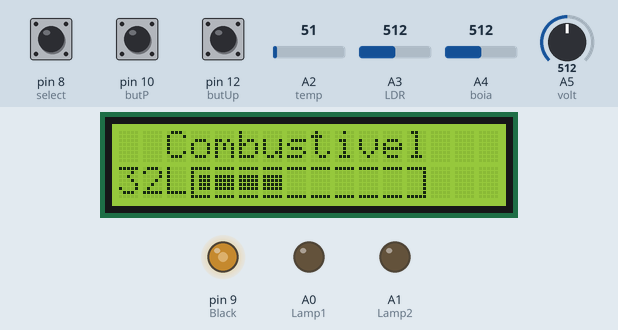
A sketch run on a simulated Arduino Uno, built with avr-gcc and run on an emulated ATmega328P. Parts: 16×2 character LCD, output pins drawn as LEDs (lit = HIGH). Inputs (shaded band) come from the test bench; at power-on: A4 (boia) = 512, pin 12 (butUp) HIGH, pin 8 (select) HIGH, pin 10 (butP) HIGH, A2 (temp) = 51, A3 (LDR) = 512, A5 (volt) = 512. What the sketch prints to the serial monitor is not drawn.

Above: at 2.5 s.
2.6 s: A4 (boia) set to 117
At 3.8 s:
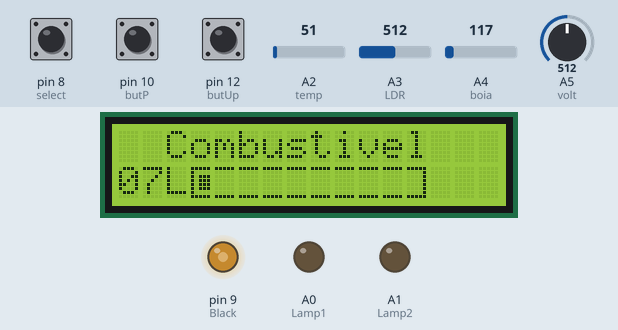
4.1 s: A4 (boia) set to 98
At 5.0 s:
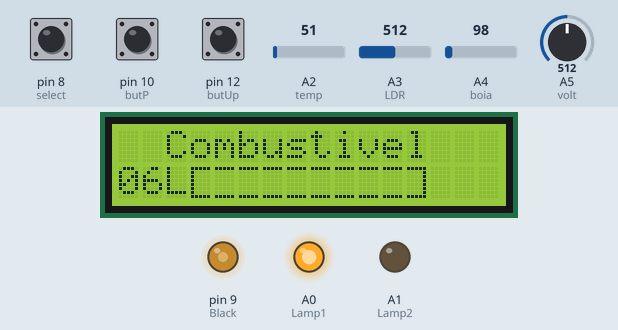
5.6 s: pin 12 (butUp) pulled LOW for 0.15 s
At 6.2 s:
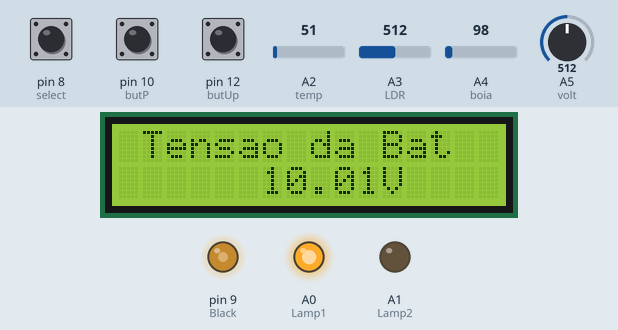
7.2 s: pin 12 (butUp) pulled LOW for 1 s
At 8.5 s:
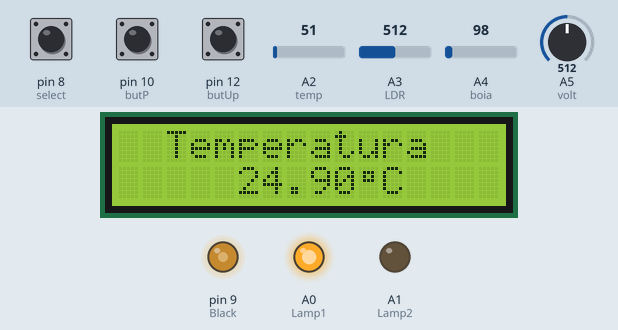
9.7 s: pin 12 (butUp) pulled LOW for 0.15 s
At 10.3 s:
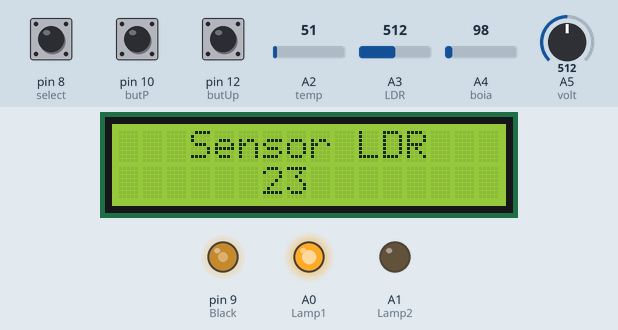
11.3 s: pin 12 (butUp) pulled LOW for 3.2 s
At 15.6 s:
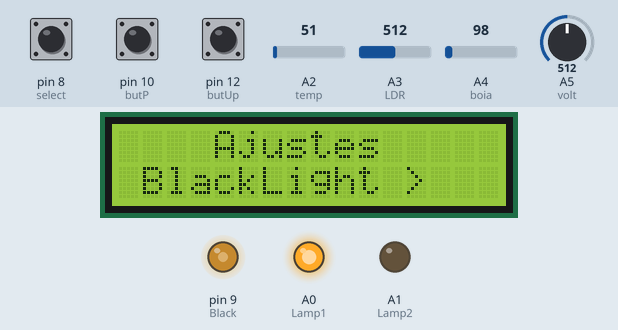
Timing chart, 0 to 17.1 s (numbered marks = the images above; inputs shaded):
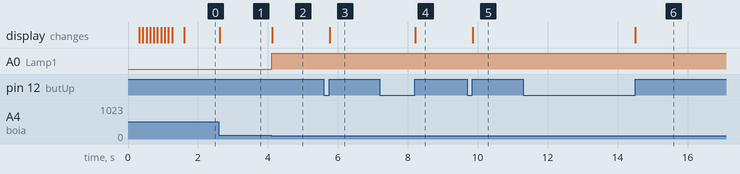

Measured:
- the behaviour switches between 111 and 110 on A4 (boia) (found by bisection; images 1 and 2)
- after the input at 2.6 s, the display: changes at once (image 1)
- after the input at 4.1 s, A0 (Lamp1): LOW → HIGH at once; the display: changes at once (image 2)
- after the input at 5.6 s, the display: changes after 0.16 s (image 3)
- after the input at 7.2 s, the display: changes after 1.0 s (image 4)
- after the input at 9.7 s, the display: changes after 0.16 s (image 5)
- after the input at 11.3 s, the display: changes after 3.2 s (image 6)

The sketch:

Disp_felipe_1.0.ino
```cpp
/*
   Curso de Arduino WR Kits Aula 61

   www.wrkits.com.br
   facebook.com/wrkits
   youtube.com/user/canalwrkits

   Sub-Menu para Display LCD 16 x 2

   Autor: Eng. Wagner Rambo, Data: Abril de 2016

*/

//========================= Caracteres especiais ========

byte BlackInicio[8] = {
  B11111,
  B10000,
  B10111,
  B10111,
  B10111,
  B10111,
  B10000,
  B11111
};
byte BlackMeio[8] = {
  B11111,
  B00000,
  B11111,
  B11111,
  B11111,
  B11111,
  B00000,
  B11111
};
byte BlackFim[8] = {
  B11111,
  B00001,
  B11101,
  B11101,
  B11101,
  B11101,
  B00001,
  B11111
};
byte BlackMeVazio[8] = {
  B11111,
  B00000,
  B00000,
  B00000,
  B00000,
  B00000,
  B00000,
  B11111
};
byte  BlackInVazio[8] = {
  B11111,
  B10000,
  B10000,
  B10000,
  B10000,
  B10000,
  B10000,
  B11111
};
byte BlackFiVazio[8] = {
  B11111,
  B00001,
  B00001,
  B00001,
  B00001,
  B00001,
  B00001,
  B11111
};
byte Cel[8] = {
  B00000,
  B01110,
  B01010,
  B01110,
  B00000,
  B00000,
  B00000,
  B00000
};
//==========----------=======//

// --- Bibliotecas Auxiliares ---
#include <LiquidCrystal.h>                              //Biblioteca para o display LCD

// --- Mapeamento de Hardware ---
#define butUp    12                                     //Botão para selecionar tela acima no digital 12
#define butP     10                                     //Botão de ajuste mais no digital 10
#define select    8                                     //Botão de seleção no digital 8
#define Lamp1    A0                                     //Saída para lâmpada 1 no A0 (será usado como digital)
#define Lamp2    A1                                     //Saída para lâmpada 2 no A1 (será usado como digital)
#define Black     9                                     //Saida para o BlackLight
#define temp     A2                                     //Entrada do sensor de temperatura
#define LDR      A3                                     //Entrada do sensor de luminosidade
#define boia     A4                                     //Entrada do sensor boia
#define volt     A5

// --- Protótipo das Funções Auxiliares ---
void changeMenu();                                      //Função para modificar o menu atual
void dispMenu();                                        //Função para mostrar o menu atual
void data_hora();                                       //Função do menu1, data e hora
void temperatura();                                     //Função do menu2, temperatura
void lights();                                          //Função do menu3, acionamento de lampadas
void menu4();                                           //Função do menu4

void dispSubMenu4();                                    //Função do sub menu4
void readSelect(char option);                           //Função de Leitura do botão select para seleção de subMenus
void subMenu4_1();                                      //Função para subMenu4_1
void subMenu4_2();                                      //Função para subMenu4_2
void subMenu4_3();                                      //Função para subMenu4_3

int lerBut(int but);                                    //Funcao de leitura dos botoes
void menuAuto();                                        //Funcao para passar os menus automaticamente
void sensorLDR();                                       //Funcao do sensor de luminosidade
void temperatura();
void nivelTanque();
void Barra(int PWM);
void BlackLight();
void BlackLightAuto();

// --- Variáveis Globais ---
char menu = 0x01;                                       //Variável para selecionar o menu
char subMenu4 = 0x01;                                   //Variável para selecionar subMenu no menu4
char set1 = 0x00, set2 = 0x00;                          //Controle das lâmpadas
boolean t_butUp, t_back, t_butP, t_butM, t_select;   //Flags para armazenar o estado dos botões

//boolean t_but = 0x00, t_but2;

float PWM = 127.5;
int dPWM = PWM / 25.5;
int valorLDR = 0;

unsigned long long int tempo = 0;
unsigned long long int tempoAuto = 0;
unsigned long long int tempoMe = 20000;
unsigned long long int tempoMe2 = 0;

// ------- Flags ----------
int butSol = 0;
int flagmenuAuto    = 1;
int flagBlackAuto   = 0;
int stopW = 1;


// --- Hardware do LCD ---
LiquidCrystal disp(7,  //RS no digital 7
                   6,  //EN no digital 6
                   5,  //D4 no digital 5
                   4,  //D5 no digital 4
                   3,  //D6 no digital 3
                   2); //D7 no digital 2
// --- Configurações Iniciais ---

void setup()
{
  Serial.begin(9600);
  disp.begin(16, 2);                                     //Inicializa LCD 16 x 2
  for (char i = 8; i < 13; i++) pinMode(i, INPUT_PULLUP); //Entrada para os botões (digitais 8 a 12) com pull-ups internos

  pinMode(Lamp1, OUTPUT);                                //Configura saída para lâmpada 1
  pinMode(Lamp2, OUTPUT);                                //Configura saída para lâmpara 2

  pinMode(Black, OUTPUT);

  t_butUp   = 0x00;                                      //limpa flag do botão Up
  t_back    = 0x00;
  t_butP    = 0x00;                                      //limpa flag do botão P
  t_butM    = 0x00;                                      //limpa flag do botão M
  t_select  = 0x00;                                      //limpa flag do botão select

  digitalWrite(Lamp1, LOW);                              //Lâmpada 1 inicia apagada
  digitalWrite(Lamp2, LOW);                              //Lâmpada 2 inicia apagada

  disp.createChar(1, BlackInVazio);
  disp.createChar(2, BlackMeVazio);
  disp.createChar(3, BlackFiVazio);
  disp.createChar(4, BlackInicio);
  disp.createChar(5, BlackMeio);
  disp.createChar(6, BlackFim);
  disp.createChar(7, Cel);

  Serial.println("------ Bem vindo -------");


  analogWrite(Black, PWM);
  disp.setCursor(3, 0);
  disp.print("Bem Vindo");
  delay(150);
  for (int i = 0; i < 11; i++) {

    delay(100);
    Barra(i);

  }

  disp.clear();

} //end setup

// --- Loop Infinito ---
void loop()
{

  changeMenu();
  dispMenu();
  menuAuto();

} //end loop


// --- Desenvolvimento das Funções Auxiliares ---

int lerBut(int but)
{
  boolean t_but = 0x00;

  if (!digitalRead(but))   t_but   = 0x01;         //Botão Up pressionado? Seta flag
  if (digitalRead(but) && t_but == 0x01)                   //Botão Up solto e flag setada?
  { //Sim...
    t_but = 0x00;                                   //Limpa flag

    return (0);
  }
  return (1);
}


void changeMenu()                                       //Modifica o menu atual
{
  //Botão Up pressionado? Seta flag

  if (!digitalRead(butUp))    t_butUp    = 0x01;         //Botão M pressionado? Seta flag
  if (digitalRead(butUp) && t_butUp)                     //Botão P solto e flag setada?
  { //Sim...
    t_butUp = 0x00;
    disp.clear();                                     //Limpa display
    menu++;                                           //Incrementa menu

    if (menu > 0x05) menu = 0x01;                     //Se menu maior que 4, volta a ser 1

  } //end butUp

} //end changeMenu

void menuAuto()
{
  if (flagmenuAuto) {

    if (digitalRead(butUp) && digitalRead(butP) && digitalRead(select))// Se todos os botoes soltos
    {

      if (millis() >= tempoMe) { // So entra depois do tempo

        tempoMe = tempoMe + 40000; // tempo para esperar
        butSol = 1;              //Sseta flag
      }
    }
    else {
      butSol = 0;
      tempoMe = millis() + 40000;
    }

    if (millis() >= tempoMe2 && butSol == 1) {

      tempoMe2 = millis() + 10000;
      disp.clear();
      menu++;
      if (menu > 0x04) menu = 0x01;
    }
  }
}

void dispMenu()                                         //Mostra o menu atual
{

  if (flagBlackAuto == 1) {
    if (millis() >= tempoAuto) {
      BlackLightAuto();
      tempoAuto = tempoAuto + 5000;
    }
  }
  switch (menu)                                       //Controle da variável menu
  {
    case 0x01:                                       //Caso 1
      nivelTanque();


      break;                                     //break
    case 0x02:                                       //Caso 2
       Voltimetro();

      break;                                     //break
    case 0x03:                                       //Caso 3
      temperatura();                             //Chama a função do termômetro

      break;                                     //break
    case 0x04:                                       //Caso 4
     sensorLDR();                                   //Chama função para o menu4

      break;                                     //break
    case 0x05:                                       //Caso 4
      menu4();                                   //Chama função para o menu4

      break;

  } //end switch menu

} //end dispMenu

void sensorLDR()                                        //Sensor LDR
{

  /*disp.setCursor(15, 0);
    disp.write(7);*/
  disp.setCursor(3, 0);                                //Posiciona cursor na coluna 2, linha 1
  disp.print("Sensor LDR");                           //Imprime mensagem

  valorLDR = analogRead(LDR);
  valorLDR = map(valorLDR, 500, 1023, 0, 1023);
  if (valorLDR < 0)valorLDR = 0;

  if (valorLDR < 1000) {
    disp.setCursor(9, 1);                                //Posiciona cursor na coluna 2, linha 1
    disp.print("  ");                           //Imprime mensagem
  }
  if (valorLDR < 100) {
    disp.setCursor(8, 1);                                //Posiciona cursor na coluna 2, linha 1
    disp.print(" ");
  }
  if (valorLDR < 10) {
    disp.setCursor(7, 1);                                //Posiciona cursor na coluna 2, linha 1
    disp.print(" ");
  }
  disp.setCursor(6, 1);                                //Posiciona cursor na coluna 1, linha 2
  disp.print(valorLDR);

} //end sensor LDR

void Voltimetro()
{
  disp.setCursor(1, 0);                                //Posiciona cursor na coluna 1, linha 1
  disp.print("Tensao da Bat");
  float R1 = 300.0;
  float R2 = 100.0;
  int value, value_aux;
  float Vo, Vi;

  value = analogRead(volt);

  Vo = (value * 5.0) / 1023.0;
  Vi = Vo / (R2 / (R1 + R2));

  if (Vi < 0.09) {
    Vi = 0.0;             //Filtrando medições
  }

  //if (Vi < 10) {
    disp.setCursor(10, 1);                                //Posiciona cursor na coluna 2, linha 1
    disp.print(" V");
  //}

  disp.setCursor(6, 1);                                //Posiciona cursor na coluna 1, linha 1
  disp.print(Vi);


}

void nivelTanque()
{
  int comb = 0;
  disp.setCursor(2, 0);                                //Posiciona cursor na coluna 1, linha 1
  disp.print("Combustivel");

  comb = analogRead(boia);
  comb = map(comb, 0 , 1023, 0 , 65);
  int combDisp = 0;
  combDisp = map(comb, 0, 65, 0, 10);

  if (comb < 10) {
    disp.setCursor(0, 1);
    disp.print("0");
    disp.setCursor(1, 1);
    disp.print(comb);
    disp.setCursor(2, 1);
    disp.print("L");
  }
  else {
    disp.setCursor(0, 1);
    disp.print(comb);
    disp.setCursor(2, 1);
    disp.print("L");
  }

  if (comb < 7) {
    digitalWrite(Lamp1, HIGH);
  }
  else {
    digitalWrite(Lamp1, LOW);
  }

  Barra(combDisp);

}


void temperatura()                                      //Temperatura (menu2)
{
  float temperatura;


  disp.setCursor(2, 0);                                //Posiciona cursor na coluna 2, linha 1
  disp.print("Temperatura");                           //Imprime mensagem

  int valorLido = analogRead(temp);

  if (millis() >= tempo) {

    temperatura = (valorLido  * 0.48828125);

    disp.setCursor(5, 1);                                //Posiciona cursor na coluna 5, linha 2
    disp.print(temperatura);
    disp.setCursor(10, 1);
    disp.write(7);
    disp.print("C");


    tempo = tempo + 500;
  }


} //end temperatura()

void lights()                                           //Acionamento de lâmpadas (menu3)
{
  disp.setCursor(3, 0);                                //Posiciona cursor na coluna 1, linha 1
  disp.print("Lampadas");                      //Imprime mensagem do menu 3

  if (!digitalRead(butP))    t_butP    = 0x01;         //Botão P pressionado? Seta flag

  if (digitalRead(butP) && t_butP)                     //Botão P solto e flag setada?
  { //Sim...

    t_butP = 0x00;                                    //Limpa flag
    set1++;                                           //Incrementa set1

    if (set1 > 2) set1 = 0x01;                        //Se maior que 2, volta a ser 1

    switch (set1)                                     //Controle do set1
    {
      case 0x01:                                    //Caso 1
        disp.setCursor(0, 1);                   //Posiciona cursor na coluna 1, linha 2
        disp.print("L1 on ");                   //Imprime mensagem
        digitalWrite(Lamp1, HIGH);              //Liga lâmpada 1
        break;                                  //Break
      case 0x02:                                    //Caso 2
        disp.setCursor(0, 1);                   //Posiciona cursor na coluna 1, linha 2
        disp.print("L1 off");                   //Imprime mensagem
        digitalWrite(Lamp1, LOW);               //Desliga lâmpada 1
        break;                                  //Break

    } //end switch set1

  } //end butP

} //end lights

void menu4()                                            //Função genérica para um quarto menu...
{
  /*disp.setCursor(15, 0);                                //Posiciona cursor na coluna 1, linha 1
    disp.write(12);*/
  disp.setCursor(4, 0);                                //Posiciona cursor na coluna 1, linha 1
  disp.print("Ajustes");                                //Imprime mensagem

  dispSubMenu4();

} //end menu4


//pode-se implementar quantos menus quiser
//............
void dispSubMenu4()                                     //Mostra o sub menu atual para o menu 4
{

  if (!digitalRead(butP))    t_butP    = 0x01;         //Botão P pressionado? Seta flag
  if (digitalRead(butP) && t_butP)                     //Botão P solto e flag setada?
  { //Sim...
    t_butP = 0x00;                                    //Limpa flag

    subMenu4++;                                       //incrementa subMenu4

    if (subMenu4 > 3) subMenu4 = 0x01;                //se maior que 3, volta a ser 1


  } //end butP

  switch (subMenu4)                                   //Controle da variável subMenu
  {
    case 0x01:                                       //Caso 1
      disp.setCursor(1, 1);                      //Posiciona cursor na coluna 2, linha 2
      disp.print("BlackLight >    ");
      readSelect(1);                             //Lê botão select com parâmetro 1

      break;                                     //break
    case 0x02:                                       //Caso 2
      disp.setCursor(1, 1);                      //Posiciona cursor na coluna 2, linha 2
      disp.print("Black.L Auto >  ");
      readSelect(2);                             //Lê botão select com parâmetro 2

      break;                                     //break
    case 0x03:                                       //Caso 2
      disp.setCursor(1, 1);                      //Posiciona cursor na coluna 2, linha 2
      disp.print("Menu Auto >     ");
      readSelect(3);                             //Lê botão select com parâmetro 3

      break;                                     //break


  } //end switch menu

} //end dispMenu


void readSelect(char option)                            //Leitura do botão select para seleção de subMenus
{

  if (!digitalRead(select))     t_select    = 0x01;     //Botão select pressionado? Seta flag
  if (digitalRead(select) && t_select)                 //Botão select solto e flag setada?
  { //Sim...
    t_select = 0x00;                                //Limpa flag

    switch (option)
    {
      case 0x01:
        subMenu4_1();
        disp.clear();
        break;

      case 0x02:
        subMenu4_2();
        disp.clear();
        break;

      case 0x03:
        subMenu4_3();
        disp.clear();
        break;

    } //end switch option

  } //end if


} //end readSelect


void Barra(int PWM)
{

  for (int i = 10; i > PWM ; i--)                       //Laco comeca em 10 e vai ate o numero diminuindo
  {

    if (i == 1 && i < 10) {                              //Se o numero eh 1 ele exibe o caracter de inicio da lista vazia
      disp.setCursor(i + 2, 1);
      disp.write(1);
    }
    else {                                                //Se eh um dos numero entre 0 e 10 mostra a barra vazia
      disp.setCursor(i + 2, 1);
      disp.write(2);
    }
    if (i == 10) {                                      //Se eh 10 mostra o caracter que fecha a barra vazia
      disp.setCursor(i + 2, 1);
      disp.write(3);

    }
  }//end for VAZIA

  for (int i = 1; i <= PWM; i++)                              //Laco que percore ate o numero (vai enchendo a barra)
  {

    if (PWM >= 1) {                                           //Se o numero eh 1 ele exibe o caracter de inicio da lista cheia
      disp.setCursor(3, 1);
      disp.write(4);
    }
    if (PWM > 1 && PWM <= 10) {                              //Se eh um dos numero entre 0 e 10 mostra a barra cheia
      disp.setCursor(i + 2, 1);
      disp.write(5);
    }
    if (PWM == 10) {                                        //Se eh 10 mostra o caracter que fecha a barra cheia
      disp.setCursor(12, 1);
      disp.write(6);
    }

  }// END FOR PWM
}


void BlackLight()
{
  flagBlackAuto = 0;                                  //Desliga o BlackLight automatico

  disp.setCursor(3, 0);
  disp.print("BlackLigh");

  Barra(dPWM);                                    //Exite a barra de acordo com o valor de dPWM


  if (!digitalRead(butP))   t_butP   = 0x01;         //Botão Up pressionado? Seta flag
  if (digitalRead(butP) && t_butP)                   //Botão Up solto e flag setada?
  { //Sim...
    t_butP = 0x00;                                   //Limpa flag


    PWM -= 25.5;                                     //Cada clique diminui 25.5 do PWM, acendendo tudo com 10 cliques.
    dPWM += 1;                                       //Cada clique aumenta a contagem em 1 para depois exibir a barra

    if (PWM < 0)PWM = 255;                           //Se o numero for menor que zero apaga o blackligh
    if (dPWM > 10) {                                 //Se o numero de cliques for maior que 10 zera a variavel e limpa o dispay

      dPWM = 0;
      disp.clear();
    }


  } //end butUp

  if (!digitalRead(select))t_select    = 0x01;      //Botão select pressionado? Seta flag
  if (digitalRead(select) && t_select)              //Botão select solto e flag setada?
  { //Sim...
    t_select = 0x00;                                //Limpa flag
    stopW = 0;                                      //Flag para parar a execucao do laco WHILE da funcao de submenu
  } //end if

  analogWrite(Black, PWM);                         //Acende o display de acordo com a variavel PWM
}

void BlackLightAuto()
{

  flagBlackAuto = 1;                            //Liga o BlackLight automatico
  valorLDR = analogRead(LDR);                   //Faz a leitura do LDR
  valorLDR = map(valorLDR, 500, 1023, 0, 200);  //Faz a conversao para usar como PWM
  if (valorLDR < 0) valorLDR = 0;               //Se for menor que zero volta a ser zero

  analogWrite(Black, valorLDR);                 //Acende o blacklight de acordo com o valor do LDR
}

void subMenu4_1()
{
  disp.clear();                 //Limpa o display
  while (stopW)
  {
    BlackLight();               //Executa a funcao do blacklight
  }
  stopW = 1;                    //Seta a flag, para a proxima vez entrar no laco while

} //end subMenu4_1


void subMenu4_2()
{

  while (1)
  {

    disp.setCursor(2, 0);
    disp.print("BlackLigh Auto");

    BlackLightAuto();                   //Executa a funcao

    disp.setCursor(1, 1);
    disp.print("PWM do LDR: ");
    disp.setCursor(13, 1);
    disp.print(valorLDR);              //Mostra o valor do PWM setado
    delay(1500);                       //Da uma pausa
    disp.clear();                      //Limpa o display
    break;                             //Finaliza o submenu
  }

} //end subMenu4_2


void subMenu4_3()
{
  disp.clear();
  while (1)
  {
    disp.setCursor(3, 0);
    disp.print("Menu auto");

    if (flagmenuAuto) {                               //Se a flag do menu automatico ta setada exibe que a funcao ta ligada
      disp.setCursor(4, 1);
      disp.print("Ligado");
    }
    else {                                          //Se a flag eh 0, mostra desligado
      disp.setCursor(3, 1);
      disp.print("Desligado");
    }

    if (!digitalRead(butP))   t_butP   = 0x01;         //Botão Up pressionado? Seta flag
    if (digitalRead(butP) && t_butP)                   //Botão Up solto e flag setada?
    { //Sim...
      t_butP = 0x00;                                   //Limpa flag

      flagmenuAuto++;                                    //Se o botao foi precionado muda o estado on/off

      if (flagmenuAuto > 1)flagmenuAuto = 0;
      disp.clear();
    }

    if (!digitalRead(select))     t_select    = 0x01;     //Botão select pressionado? Seta flag
    if (digitalRead(select) && t_select)                  //Botão select solto e flag setada?
    { //Sim...
      t_select = 0x00;                                     //Limpa flag
      break;                                              //Finaliza a funcao do menu automatico
    } //end if
  }
} //end subMenu4_3
```
